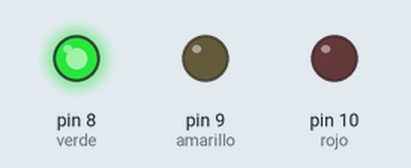
This sketch was run on a simulated Arduino Uno, built with avr-gcc and run on an emulated ATmega328P. Shown: output pins drawn as LEDs (lit = HIGH).

Above: at 3.0 s.
At 7.0 s:
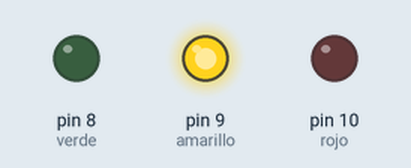
At 12.0 s:
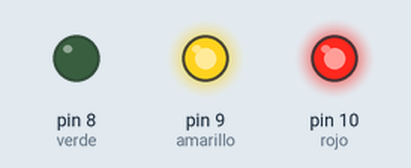
Timing chart, 0 to 20.8 s (numbered marks = the images above):
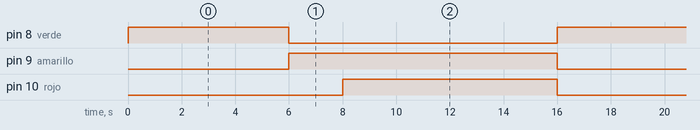

Measured:
- by itself, pin 8 (verde): alternates HIGH for 6.0 s and LOW for 10.0 s
- by itself, pin 9 (amarillo): alternates HIGH for 10.0 s and LOW for 6.0 s
- by itself, pin 10 (rojo): alternates HIGH for 8.0 s and LOW for 8.0 s

The sketch:

semaforo.ino
```cpp
    /*
     Un semáforo para tu ciudad: Semáforo casero con Arduino
     Infinito por Descubrir Bahía Blanca
     https://github.com/ixdbahia/semaforo
    */

    int rojo = 10;
    int amarillo = 9;
    int verde = 8;

    void setup(){
        pinMode(rojo, OUTPUT);
        pinMode(amarillo, OUTPUT);
        pinMode(verde, OUTPUT);
    }

    void loop(){
        cambiarLuz();
    }
    void cambiarLuz(){
        // Apagamos la luz roja y la luz amarilla, luego encendemos la luz verde por 6 segundos.
        digitalWrite(rojo, LOW);
        digitalWrite(amarillo, LOW);
        digitalWrite(verde, HIGH);
        delay(6000);
        // Apagamos la luz verde y encendemos la luz amarilla por 2 segundos.
        digitalWrite(verde, LOW);
        digitalWrite(amarillo, HIGH);
        delay(2000);
        // Encendemos la luz roja por 6 segundos.
        digitalWrite(rojo, HIGH);
        delay(6000);
        // Encendemos la luz amarilla por 2 segundos; la luz roja sigue encendida durante ese período.
        digitalWrite(amarillo, HIGH);
        delay(2000);
    }
```
